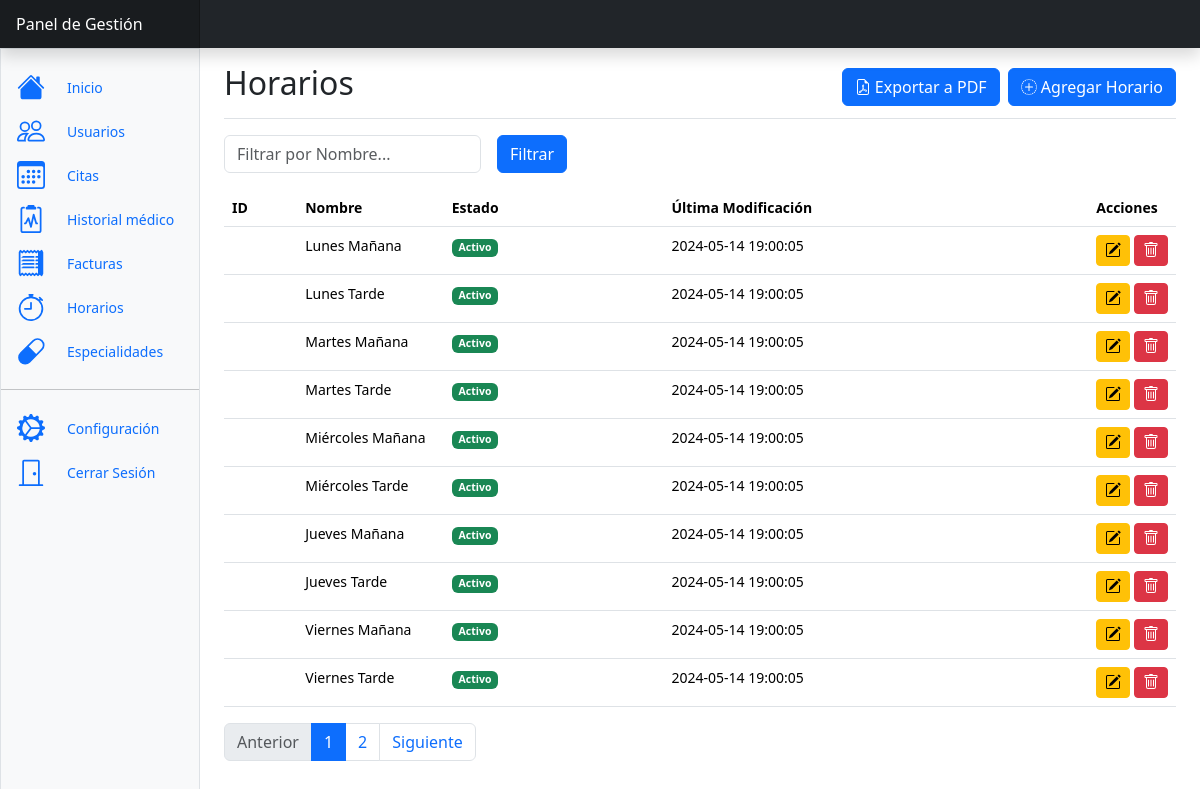
The app's page /pages/schedule.php?pagina=1 (signed in) with its own data.
### tables this page shows
CREATE TABLE horarios (
  horario_id INT AUTO_INCREMENT PRIMARY KEY,
  nombre VARCHAR(30),
  estado ENUM('Activo', 'Pendiente', 'Cancelado'),
  ult_modificacion TIMESTAMP NOT NULL DEFAULT current_timestamp() ON UPDATE current_timestamp()
);

### models/BaseModel.php (called while the page is built, shortened)
<?php
class BaseModel
{
    protected static $conexion = null;
    public function __construct()
    {
        if (self::$conexion === null) {
            $host = 'mysql';
            $usuario = 'root';
            $contrasena = 'root';
            $base_de_datos = 'clinic-managment';
            self::$conexion = new mysqli($host, $usuario, $contrasena, $base_de_datos);
        }
    }
    public function read($tabla, $condicion = '')
    {
        $sql = "SELECT * FROM `$tabla`";
        $resultado = self::$conexion->query($sql);
        $datos = array();
        while ($fila = $resultado->fetch_assoc()) {
            $datos[] = $fila;
        }
        return $datos;
    }
}

### controllers/ScheduleController.php (called while the page is built, shortened)
<?php
require_once '../models/ScheduleModel.php';
class ScheduleController
{
    private $scheduleModel;
    public function __construct()
    {
        $this->scheduleModel = new ScheduleModel();
    }
    public function obtenerHorariosPaginados($iniciar, $articulos_x_pagina)
    {
        return $this->scheduleModel->obtenerHorariosPaginados($iniciar, $articulos_x_pagina);
    }
    public function obtenerHorarios()
    {
        return $this->scheduleModel->read('horarios');
    }
}

### models/ScheduleModel.php (called while the page is built, shortened)
<?php
require 'BaseModel.php';
class ScheduleModel extends BaseModel
{
    public function obtenerHorariosPaginados($iniciar, $articulos_x_pagina)
    {
        $sql = "SELECT * FROM horarios LIMIT $iniciar, $articulos_x_pagina";
        $resultado = self::$conexion->query($sql);
        $resultado =  self::$conexion->query($sql);
        $datos = array();
        while ($fila = $resultado->fetch_assoc()) {
            $datos[] = $fila;
        }
        return $datos;
    }
}

### pages/schedule.php (the view, shortened to what this page needs)
<?php
require_once '../controllers/ScheduleController.php';
$scheduleController = new ScheduleController();
$articulos_x_pagina = 10;
$horarios = $scheduleController->obtenerHorarios();
$iniciar = ($_GET['pagina'] - 1) * $articulos_x_pagina;
$filtro_horario = isset($_POST['nombre']) ? $_POST['nombre'] : '';
if (!empty($filtro_horario)) {
    $horariosPaginados = $scheduleController->obtenerHorariosPorNombre($filtro_horario);
} else {
    $horariosPaginados = $scheduleController->obtenerHorariosPaginados($iniciar, $articulos_x_pagina);
}
$n_botones_paginacion = ceil(count($horarios) / ($articulos_x_pagina));
include_once './includes/dashboard.php';
?>
<div class="d-flex justify-content-between flex-wrap flex-md-nowrap align-items-center pt-3 pb-2 mb-3 border-bottom">
    <h1 class="h2">Horarios</h1>
    <div class="d-flex justify-content-end align-items-center">
        <form action="../scripts/schedule_manager.php" method="POST">
            <div class="col-auto">
                <button class="btn btn-primary me-2" type="submit">
                    Exportar a PDF
                </button>
            </div>
        </form>
        <button type="button" class="btn btn-primary" data-bs-toggle="modal" data-bs-target="#agregarModal">
            Agregar Horario
        </button>
    </div>
</div>
<div class="table-responsive small">
    <form class="row g-3" method="post">
        <div class="col-auto">
            <input type="text" class="form-control" id="nombre" name="nombre" placeholder="Filtrar por Nombre...">
        </div>
        <div class="col-auto">
            <button type="submit" class="btn btn-primary mb-3">Filtrar</button>
        </div>
    </form>
    <div class="row">
        <div class="col">
            <div class="table-responsive">
                <table class="table">
                    <thead>
                        <tr>
                            <th scope="col" style="width: 5%;">ID</th>
                            <th scope="col" style="width: 10%;">Nombre</th>
                            <th scope="col" style="width: 15%;">Estado</th>
                            <th scope="col" style="width: 29%;">Última Modificación</th>
                            <th scope="col" style="width: 2%;">Acciones</th>
                        </tr>
                    </thead>
                    <tbody>
                        <?php foreach ($horariosPaginados as $horario) : ?>
                            <tr>
                                <td><?php echo $horario['id']; ?></td>
                                <td><?php echo $horario['nombre']; ?></td>
                                <td>
                                    <?php
                                    $estado = $horario['estado'];
                                    switch ($estado) {
                                        case 'Activo':
                                            $text_gb_class = 'text-bg-success';
                                            break;
                                    }
                                    ?>
                                    <span class="badge <?php echo $text_gb_class; ?>">
                                        <?php echo $estado; ?>
                                    </span>
                                </td>
                                <td><?php echo $horario['ult_modificacion']; ?></td>
                                <td>
                                    <button class="btn btn-sm btn-warning" data-bs-toggle="modal" data-bs-target="#edit_<?php echo $horario['id']; ?>">
                                    </button>
                                    <button class="btn btn-sm btn-danger" data-bs-toggle="modal" data-bs-target="#delete_<?php echo $horario['id']; ?>">
                                        </button>
                                </td>
                            </tr>
                        <?php endforeach; ?>
                    </tbody>
                </table>
            </div>
        </div>
    </div>
    <nav aria-label="Page navigation example">
        <ul class="pagination justify-content-start">
            <li class="page-item <? echo $_GET['pagina'] <= 1 ? 'disabled' : '' ?>">
                <a class="page-link" href="schedule.php?pagina=<?php echo $_GET['pagina'] - 1 ?>">Anterior</a>
            </li>
            <?php for ($i = 0; $i < $n_botones_paginacion; $i++) : ?>
                <li class="page-item <? echo $_GET['pagina'] == $i + 1 ? 'active' : '' ?>"><a class="page-link" href="schedule.php?pagina=<?php echo $i + 1 ?>"><?php echo $i + 1 ?></a></li>
            <?php endfor ?>
            <li class="page-item <? echo $_GET['pagina'] >= $n_botones_paginacion ? 'disabled' : '' ?>">
                <a class="page-link" href="schedule.php?pagina=<?php echo $_GET['pagina'] + 1 ?>">Siguiente</a>
            </li>
        </ul>
    </nav>
</div>
</main>
</body>
</html>

### pages/includes/dashboard.php (shortened to what this page needs)
<!doctype html>
<html lang="en" data-bs-theme="auto">
<head>
    <link href="../assets/bootstrap-5.3/css/bootstrap.min.css" rel="stylesheet">
    <link href="../assets/bootstrap-5.3/css/dashboard.css" rel="stylesheet">
    <link href="https://cdnjs.cloudflare.com/ajax/libs/fullcalendar/5.7.0/main.min.css" rel="stylesheet">
</head>
<body>
    <header class="navbar sticky-top bg-dark flex-md-nowrap p-0 shadow" data-bs-theme="dark">
        <a class="navbar-brand col-md-3 col-lg-2 me-0 px-3 fs-6 text-white" disabled>Panel de Gestión</a>
    </header>
    <div class="container-fluid">
        <div class="row">
            <div class="sidebar border border-right col-md-3 col-lg-2 p-0 bg-body-tertiary">
                <div class="offcanvas-md offcanvas-end bg-body-tertiary" tabindex="-1" id="sidebarMenu" aria-labelledby="sidebarMenuLabel">
                    <div class="offcanvas-body d-md-flex flex-column p-0 pt-lg-3 overflow-y-auto">
                        <ul class="nav flex-column">
                            <li class="nav-item">
                                <a class="nav-link d-flex align-items-center gap-2" aria-current="page" href="start.php">
                                    <svg class="bi">
                                        <use xlink:href="#house-fill" />
                                    </svg>
                                    Inicio
                                </a>
                            </li>
                            <li class="nav-item">
                                <a class="nav-link d-flex align-items-center gap-2" aria-current="page" href="users.php">
                                    <svg class="bi">
                                        <use xlink:href="#people" />
                                    </svg>
                                    Usuarios
                                </a>
                            </li>
                            <li class="nav-item">
                                <a class="nav-link d-flex align-items-center gap-2" aria-current="page" href="appointments.php">
                                    <svg class="bi">
                                        <use xlink:href="#calendar3" />
                                    </svg>
                                    Citas
                                </a>
                            </li>
                            <li class="nav-item">
                                <a class="nav-link d-flex align-items-center gap-2" aria-current="page" href="medical-history.php">
                                    <svg class="bi">
                                        <use xlink:href="#history" />
                                    </svg>
                                    Historial médico
                                </a>
                            </li>
                            <li class="nav-item">
                                <a class="nav-link d-flex align-items-center gap-2" aria-current="page" href="invoices.php">
                                    Facturas
                                </a>
                            </li>
                            <li class="nav-item">
                                <a class="nav-link d-flex align-items-center gap-2" aria-current="page" href="schedule.php">
                                    Horarios
                                </a>
                            </li>
                            <li class="nav-item">
                                <a class="nav-link d-flex align-items-center gap-2" aria-current="page" href="speciality.php">
                                    <svg xmlns="http://www.w3.org/2000/svg" width="16" height="16" fill="currentColor" class="bi bi-capsule" viewBox="0 0 16 16">
                                        <path d="M1.828 8.9 8.9 1.827a4 4 0 1 1 5.657 5.657l-7.07 7.071A4 4 0 1 1 1.827 8.9Zm9.128.771 2.893-2.893a3 3 0 1 0-4.243-4.242L6.713 5.429z" />
                                    </svg>
                                    Especialidades
                                </a>
                            </li>
                        </ul>
                        <hr class="my-3">
                        <ul class="nav flex-column mb-auto">
                            <li class="nav-item">
                                <a class="nav-link d-flex align-items-center gap-2" aria-current="page" href="settings.php">
                                    <svg class="bi">
                                        <use xlink:href="#gear-wide-connected" />
                                    </svg>
                                    Configuración </a>
                            </li>
                            <li class="nav-item">
                                <a href="#" onclick="cerrarSesion()" class="nav-link d-flex align-items-center gap-2">
                                    <svg class="bi">
                                        <use xlink:href="#door-closed" />
                                    </svg>
                                    Cerrar Sesión
                                </a>
                            </li>
                        </ul>
                    </div>
                </div>
            </div>
            <main class="col-md-9 ms-sm-auto col-lg-10 px-md-4" style="height: 100vh; margin: 0; max-height: calc(100vh - 50px); overflow-y: auto;" id="contenido">

### pages/includes/dashboard.php (style rules this page uses)
.active { background-color: #0056b3; color: #fff; }
.nav-link { font-size: 1.5rem; }
.nav-link svg { width: 2em; height: 2em; margin-right: 1em; }
.bi { vertical-align: -.125em; fill: currentColor; }

### records on screen
horarios: nombre "Lunes Mañana", estado "Activo", ult_modificacion "2024-05-14 19:00:05"
horarios: nombre "Lunes Tarde", estado "Activo", ult_modificacion "2024-05-14 19:00:05"
horarios: nombre "Martes Mañana", estado "Activo", ult_modificacion "2024-05-14 19:00:05"
horarios: nombre "Martes Tarde", estado "Activo", ult_modificacion "2024-05-14 19:00:05"
horarios: nombre "Miércoles Mañana", estado "Activo", ult_modificacion "2024-05-14 19:00:05"
horarios: nombre "Miércoles Tarde", estado "Activo", ult_modificacion "2024-05-14 19:00:05"
horarios: nombre "Jueves Mañana", estado "Activo", ult_modificacion "2024-05-14 19:00:05"
horarios: nombre "Jueves Tarde", estado "Activo", ult_modificacion "2024-05-14 19:00:05"
horarios: nombre "Viernes Mañana", estado "Activo", ult_modificacion "2024-05-14 19:00:05"
horarios: nombre "Viernes Tarde", estado "Activo", ult_modificacion "2024-05-14 19:00:05"
